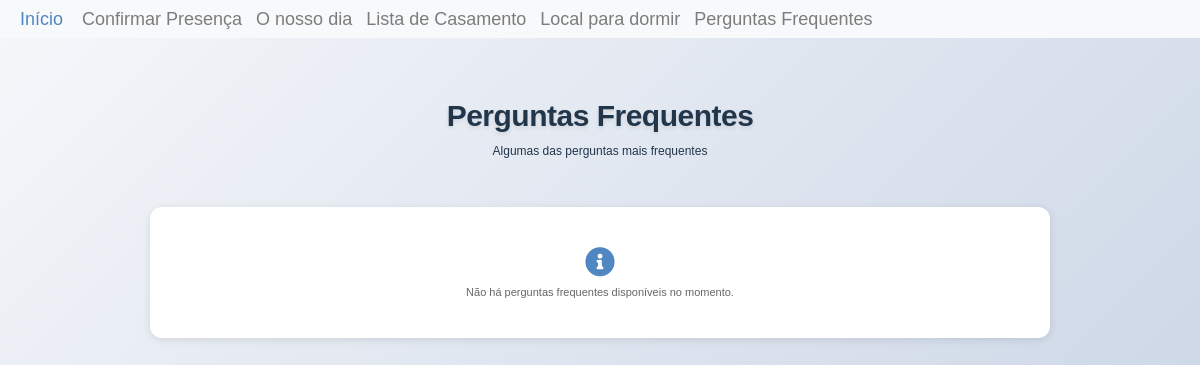
Page /faqs on the earlier database version.
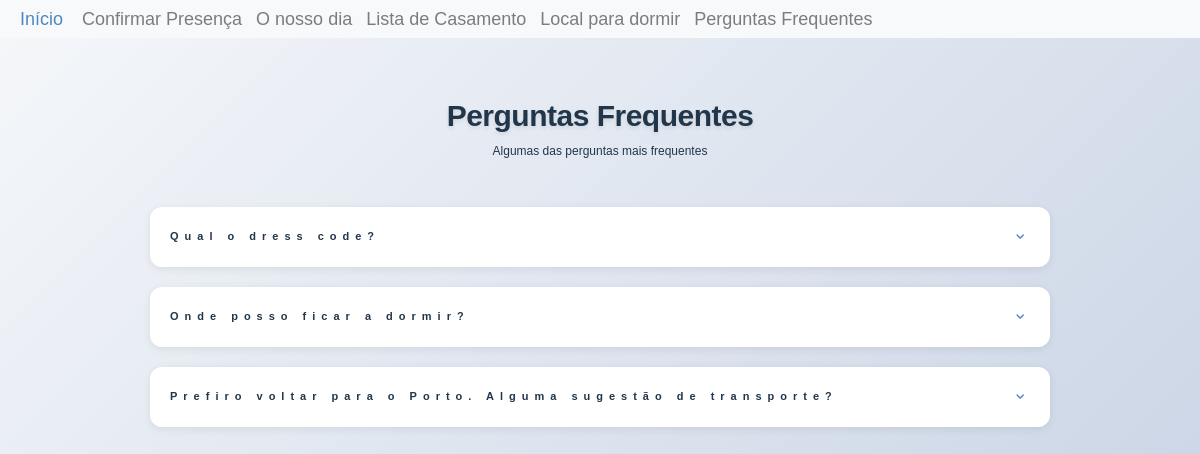
Same page on the later database version.
### inesegoncalo/models/faqs.py (models this page shows, shortened)
class FAQ(db.Model ,model.Model,model.Base):
    __tablename__ = 'faq'
    __table_args__ = {'extend_existing': True}
    id = Column(Integer, primary_key=True)
    question = Column(Text)
    answer = Column(Text)

### inesegoncalo/modules/main.py (the view)
@bp.route('/faqs', methods=('GET', 'POST'))
def faqs():
    q_and_as = FAQ.query.all()
    return render_template('main/faqs.html',q_and_as=q_and_as)

### inesegoncalo/templates/main/faqs.html (shortened to what this page needs)
{% extends 'layout.html' %}
{% import 'macros/q_and_a.html' as q_and_a_block %}
{% block content %}
<link href="{{ url_for('static', filename='style/base.css')}}" rel="stylesheet">
<div class="faqs-page-container">
    <div class="faqs-header">
        <h1 class="faqs-title">Perguntas Frequentes</h1>
        <p class="faqs-subtitle">Algumas das perguntas mais frequentes</p>
    </div>
    <div class="faqs-content">
        <div class="accordion-container" id="faqAccordion">
            {% if q_and_as %}
                {% for q_and_a in q_and_as %}
                {{ q_and_a_block.q_and_a_card(q_and_a, loop.index) }}
                {% endfor %}
            {% else %}
                <div class="no-faqs-message">
                    <i class="fas fa-info-circle"></i>
                    <p>Não há perguntas frequentes disponíveis no momento.</p>
                </div>
            {% endif %}
        </div>
    </div>
</div>
{% endblock %}

### inesegoncalo/templates/macros/q_and_a.html (shortened to what this page needs)
{% macro q_and_a_card(q_and_a, index) %}
<div class="faq-card">
    <div class="faq-question" id="heading{{index}}">
        <button class="faq-btn" type="button" data-toggle="collapse" data-target="#collapse{{index}}"
                aria-expanded="false" aria-controls="collapse{{index}}">
            <span class="faq-question-text">
                {% if q_and_a.question %}{{ q_and_a.question }}{% else %}{{ q_and_a['question'] }}{% endif %}
            </span>
            <i class="fas fa-chevron-down faq-icon"></i>
        </button>
    </div>
</div>
{% endmacro %}

Differences in the rows shown:
added FAQ: question "Qual o dress code?"
added FAQ: question "Onde posso ficar a dormir?"
added FAQ: question "Prefiro voltar para o Porto. Alguma sugestão de transporte?"
Other differences:
text no longer shown: "Não há perguntas frequentes disponíveis no momento."
